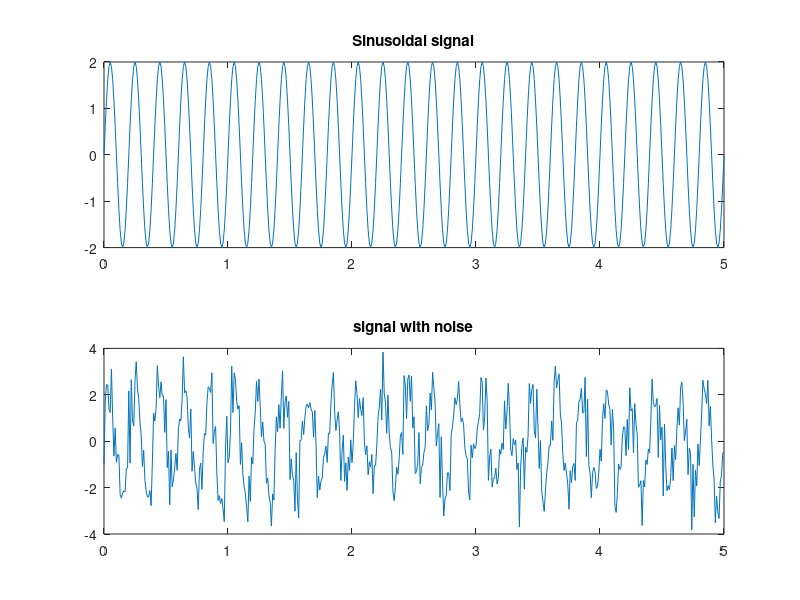

This figure's MATLAB source: (Note: this script raises an error after producing the figure.)
% This file design the LPF and plots its frequency response
% 

close all; clear all;

% generate signal
fs = 100; % sampling frequency
f = 5;     % signal frequency
t = 5;      % time duration
n = [0:1/fs:t]; % sample vector

x = 2*sin(2*pi*f*n); % single tone signal

z = awgn(x,1);  % noisy signal

subplot(2,1,1); plot(n,x); title('Sinusoidal signal');
subplot(2,1,2); plot(n,z); title('signal with noise');

% IIR Butterworth LPF filter Design
o = 40;  % order of the filter
Wc = 2*pi*f/fs;     % normalized cut-off frequency (as of signal freq)

[b,a] = butter(o,Wc,'low'); % Nr and Dr coeff. of IIR butterworth filter

fvtool(b,a); % filter frequency response

% filter the signal
x_f_iir = filter(b,a,z);

figure; plot(n,x_f_iir); title('Filtered Sinusoidal Signal');

%% FIR Filter Design
o = 40;
b = fir1(o,Wc); % FIR low pass filter

figure;freqz(b,1,512); % frequency response of FIR LPF filter

% filter the signal
x_f_fir = filter(b,1,z);

figure; plot(n,x_f_fir); title('Filtered Sinusoidal Signal');
